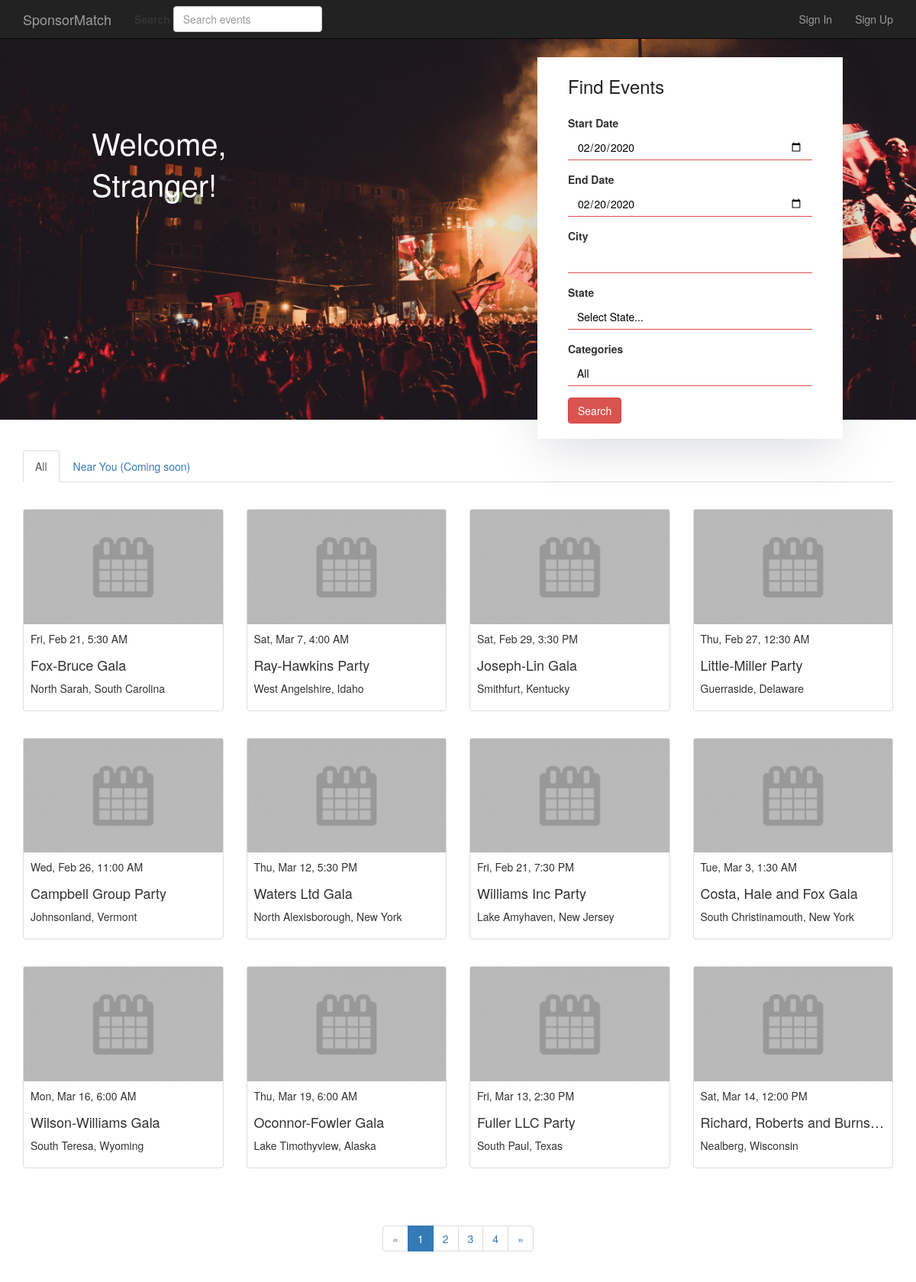
The page / on the database its author committed.
### app/models.py (models this page shows, shortened)
class SearchableMixin:
    """Mixin class that extends the functionality of a model to be able
    to perform searches and updates on Elasticsearch.
    """

class Event(SearchableMixin, db.Model):
    __tablename__ = "events"
    __searchable__ = ["title"]
    __doctype__ = "event"
    id = db.Column(db.Integer, primary_key=True)
    title = db.Column(db.String(64), nullable=False)
    start_datetime = db.Column(db.DateTime, index=True, nullable=True)
    end_datetime = db.Column(db.DateTime, index=True, nullable=True)
    attendees = db.Column(db.String(64), nullable=True)
    male_to_female = db.Column(db.String(64), nullable=True)
    description = db.Column(db.Text, nullable=True)
    pitch = db.Column(db.Text, nullable=True)
    created_at = db.Column(db.DateTime, default=datetime.utcnow, nullable=False)
    published = db.Column(db.Boolean, default=False, nullable=False)
    user_id = db.Column(db.Integer, db.ForeignKey("users.id"), nullable=False)
    venue_id = db.Column(db.Integer, db.ForeignKey("venues.id"), nullable=False)
    event_type_id = db.Column(
        db.Integer, db.ForeignKey("event_types.id"), nullable=False
    )
    event_category_id = db.Column(
        db.Integer, db.ForeignKey("event_categories.id"), nullable=False
    )
    images = db.relationship(
        "Image", backref="event", lazy="dynamic", cascade="all, delete-orphan"
    )
    packages = db.relationship(
        "Package", backref="event", lazy="dynamic", cascade="all, delete-orphan"
    )
    video = db.relationship(
        "Video", backref="event", lazy=True, uselist=False, cascade="all, delete-orphan"
    )
    sponsorships = db.relationship(
        "Sponsorship", back_populates="event", cascade="all, delete-orphan"
    )
    @hybrid_method
    def is_ongoing(self):
        """Return True if the event is ongoing."""
        return self.published and self.end_datetime > datetime.now()
    @is_ongoing.expression
    def is_ongoing(cls):
        return db.and_(cls.published, cls.end_datetime > datetime.now())
    @hybrid_method
    def has_ended(self):
        """Return True if the event has ended."""
        return self.published and self.end_datetime <= datetime.now()
    def start_date(self, string_format=None):
        if string_format:
            return self.start_datetime.strftime(string_format)
        else:
            return self.start_datetime.date()
    def start_time(self, string_format=None):
        if string_format:
            return self.start_datetime.strftime(string_format)
        else:
            return self.start_datetime.time()

class Venue(db.Model):
    __tablename__ = "venues"
    id = db.Column(db.Integer, primary_key=True)
    name = db.Column(db.String(64), nullable=False)
    address = db.Column(db.String(64), unique=True, index=True, nullable=False)
    city = db.Column(db.String(64), nullable=False)
    state = db.Column(db.String(64), nullable=False)
    zip_code = db.Column(db.String(10), nullable=False)
    events = db.relationship("Event", backref="venue", lazy="dynamic")

### app/main/views.py (the view)
@main.route("/")
def index():
    form = AdvancedSearchForm()
    near_you = False
    if current_user.is_authenticated:
        near_you = bool(request.cookies.get("near_you", ""))
    if near_you:
        query = current_user.nearby_events
    else:
        query = Event.query
    page = request.args.get("page", 1, type=int)
    pagination = query.filter(Event.is_ongoing() == True).paginate(
        page, per_page=current_app.config["EVENTS_PER_PAGE"], error_out=False
    )
    events = pagination.items
    return render_template(
        "index.html", events=events, form=form, pagination=pagination
    )

### app/main/forms.py (shortened to what this page needs)
class SearchForm(FlaskForm):
    query = StringField(
        "Search",
        validators=[DataRequired()],
        render_kw={"placeholder": "Search events"},
    )
    def __init__(self, *args, **kwargs):
        if "formdata" not in kwargs:
            kwargs["formdata"] = request.args
        if "csrf_enabled" not in kwargs:
            kwargs["csrf_enabled"] = False
        super(SearchForm, self).__init__(*args, **kwargs)

class AdvancedSearchForm(FormMixin, FlaskForm):
    start_date = DateField("Start Date", default=date.today())
    end_date = DateField("End Date", default=date.today())
    city = StringField("City", validators=[Optional(), Length(1, 64)])
    state = SelectField("State", choices=[(0, "Select State...")] + STATES, coerce=int)
    category = SelectField("Categories", coerce=int)
    submit = SubmitField("Search")
    def __init__(self, **kwargs):
        super(AdvancedSearchForm, self).__init__(**kwargs)
        self.category.choices = [(0, "All")] + [
            (category.id, category.name)
            for category in EventCategory.query.order_by(EventCategory.name).all()
        ]

### app/auth/views.py (called while the page is built, shortened)
@auth.before_app_request
def before_request():
    g.search_form = SearchForm()

### app/main/__init__.py (called while the page is built)
@main.app_context_processor
def inject_permissions():
    return dict(
        Permission=Permission,
        EventStatus=EventStatus,
        SponsorshipStatus=SponsorshipStatus,
    )

### app/templates/index.html (shortened to what this page needs)
{% extends "base.html" %}
{% import "bootstrap/wtf.html" as wtf %}
{% import "_macros.html" as macros %}
{% block page_content %}
<div class="banner">
	<div class="banner-img">
		<h1 class="homepage-header">
			<span id="welcome">
				<p>Welcome,</p>
				{% if current_user.is_authenticated %}
				    <p>{{ current_user.first_name + " " + current_user.last_name }}!</p>
				{% else %}
				    <p>Stranger!</p>
				{% endif %}
			</span>
		</h1>
		<div class="container advanced">
			<form class="col-xs-10 col-sm-5 col-md-4 col-lg-4 advanced-search" method="POST" action="{{ url_for('main.advanced_search') }}" role="form`">
				<h3 class="col-md-12">Find Events</h3>
				<div class="row">
					<div class="col-md-12">
						{{ wtf.form_field(form.start_date) }}
					</div>
					<div class="col-md-12">
						{{ wtf.form_field(form.end_date) }}
					</div>
					<div class="col-md-12">
						{{ wtf.form_field(form.city) }}
					</div>
					<div class="col-md-12">
						{{ wtf.form_field(form.state) }}
					</div>
					<div class="col-md-12">
						{{ wtf.form_field(form.category) }}
					</div>
					<div class="col-md-12">
						{{ wtf.form_field(form.submit, button_map={"submit": "btn btn-danger"}) }}
					</div>
				</div>
			</form>
		</div>
	</div>
</div>
<div class="container">
	<ul class="nav nav-tabs home">
		<li class="active" role="presentation"><a href="#">All</a></li>
		<li role="presentation"><a href="#">Near You (Coming soon)</a></li>
	</ul>
	{% include "_events.html" %}
	{% if pagination %}
		<div class="pagination">
			{{ macros.pagination_widget(pagination, "main.index") }}
		</div>
	{% endif %}
</div>
{% endblock %}

### app/templates/_events.html
<div class="row">
	<ul class="live-events list-unstyled">
		{% for event in events %}
			<li id="eventListItem{{ event.id }}" class="live-event col-sm-6 col-md-4 col-lg-3">
				<a class="no-link-styling" href="{{ url_for('main.event', id=event.id) }}">
					<div class="thumbnail">
						<img src="{{ url_for('static', filename='images/default_event_image.png') }}" alt="Event Image">
						<div class="caption">
							<p class="event-datetime">{{ event.start_date("%a, %b %-d") }}, {{ event.start_time("%-I:%M %p") }}</p>
							<h4 class="event-title">{{ event.title }}</h4>
							<p class="event-location">{{ event.venue.city }}, {{ event.venue.state }}</p>
						</div>
					</div>
				</a>
			</li>
		{% endfor %}
	</ul>
</div>

### app/static/style.css (style rules this page uses)
.pagination { display: flex; justify-content: center; }
.homepage-header { color: #fff; position: absolute; top: 15%; left: 10%; padding-bottom: 9px; margin: 40px 0 20px; font-size: 40px; }
.banner-img { position: relative; margin-bottom: 40px; min-height: 500px; width: 100%; background-image: url("../../static/images/homepage_image.jpg"); background-position: center; background-repeat: no-repeat; background-size: cover; }
.container .advanced-search { position: absolute; padding: 5px 40px 20px 40px; right: 8%; top: 5%; background-color: #fff; box-shadow: 0px 16px 64px -8px rgba(46, 55, 77, 0.2); }
.advanced-search h3 { padding-left: 0; padding-bottom: 15px; margin-bottom: 10px; color: #222; }
.advanced-search .form-control { border: none; -webkit-box-shadow: none; -moz-box-shadow: none; box-shadow: none; border-radius: 0; border-bottom: 1px solid #d9534f; background: transparent; outline: none; color: black; }
.advanced-search label { display: inline-block; }
.advanced-search select { -webkit-appearance: none; -webkit-border-radius: 0px; }
ul.live-events { margin-top: 35px; }
.thumbnail { padding: 0; margin-bottom: 35px; }
.thumbnail img { width: 100%; height: auto; }
.caption .event-title, .caption .event-location, .caption .user-company { white-space: nowrap; overflow: hidden; text-overflow: ellipsis; }
.no-link-styling, .no-link-styling:hover, .no-link-styling:active, .no-link-styling:focus, .no-link-styling:visited { color: #222; text-decoration: none; }
.event-title { margin-top: 15px; }

### rows shown on the page
Event: start_date "Fri, Feb 21", start_time "5:30 AM", title "Fox-Bruce Gala", venue.city "North Sarah", venue.state "South Carolina"
Event: start_date "Sat, Mar 7", start_time "4:00 AM", title "Ray-Hawkins Party", venue.city "West Angelshire", venue.state "Idaho"
Event: start_date "Sat, Feb 29", start_time "3:30 PM", title "Joseph-Lin Gala", venue.city "Smithfurt", venue.state "Kentucky"
Event: start_date "Thu, Feb 27", start_time "12:30 AM", title "Little-Miller Party", venue.city "Guerraside", venue.state "Delaware"
Event: start_date "Wed, Feb 26", start_time "11:00 AM", title "Campbell Group Party", venue.city "Johnsonland", venue.state "Vermont"
Event: start_date "Thu, Mar 12", start_time "5:30 PM", title "Waters Ltd Gala", venue.city "North Alexisborough", venue.state "New York"
Event: start_date "Fri, Feb 21", start_time "7:30 PM", title "Williams Inc Party", venue.city "Lake Amyhaven", venue.state "New Jersey"
Event: start_date "Tue, Mar 3", start_time "1:30 AM", title "Costa, Hale and Fox Gala", venue.city "South Christinamouth", venue.state "New York"
Event: start_date "Mon, Mar 16", start_time "6:00 AM", title "Wilson-Williams Gala", venue.city "South Teresa", venue.state "Wyoming"
Event: start_date "Thu, Mar 19", start_time "6:00 AM", title "Oconnor-Fowler Gala", venue.city "Lake Timothyview", venue.state "Alaska"
Event: start_date "Fri, Mar 13", start_time "2:30 PM", title "Fuller LLC Party", venue.city "South Paul", venue.state "Texas"
Event: start_date "Sat, Mar 14", start_time "12:00 PM", title "Richard, Roberts and Burns…", venue.city "Nealberg", venue.state "Wisconsin"

### other values the page prints
{{ page }} "1"
{{ page }} "2" "3" "4"
